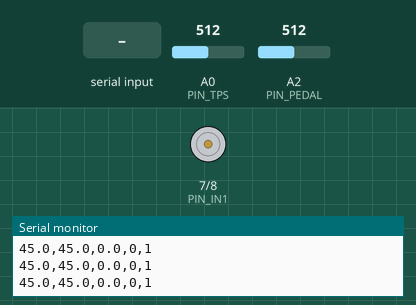
This sketch was run on a simulated Arduino Uno, built with avr-gcc and run on an emulated ATmega328P. Parts: motor-driver pin pairs drawn as motors (green arrow = first pin HIGH = forward, orange = second pin HIGH = backward, longer = more drive, scaled by the enable pin), the last lines printed to the serial monitor. Inputs (shaded band) come from the test bench; at power-on: A0 (PIN_TPS) = 512, A2 (PIN_PEDAL) = 512.

Above: at 1.2 s.
1.3 s: A0 (PIN_TPS) set to 552
At 2.4 s:
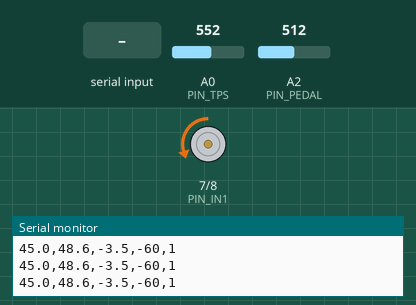
2.8 s: A2 (PIN_PEDAL) set to 537
At 3.1 s:
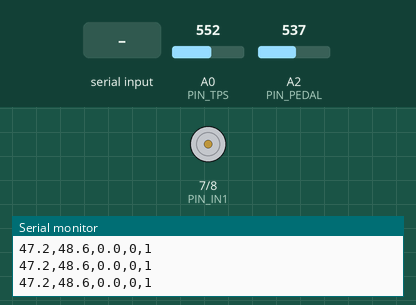
4.3 s: A0 (PIN_TPS) set to 900
At 5.5 s:
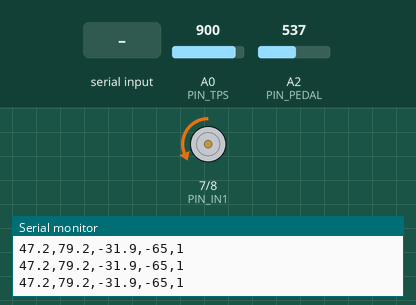
7.3 s: "M0\n" received over Serial
At 8.3 s:
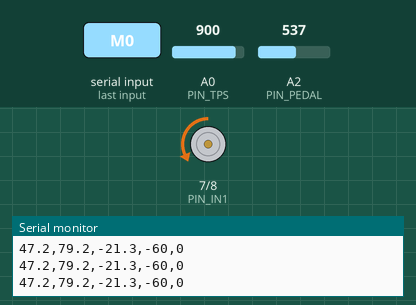
8.8 s: A0 (PIN_TPS) set to 306
At 9.3 s:
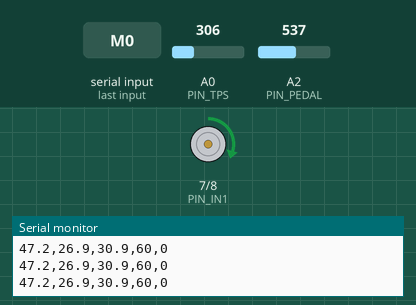
11.8 s: A2 (PIN_PEDAL) set to 122
Timing chart, 0 to 14.8 s (numbered marks = the images above; inputs shaded):
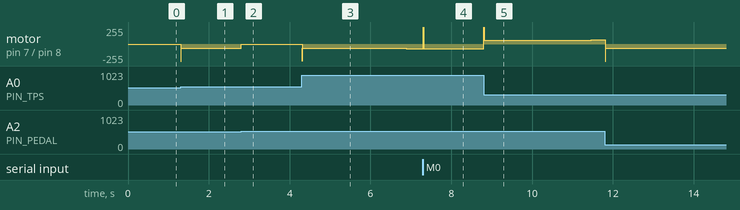

The sketch:

throttle_control.ino
```cpp
#include <math.h> // For log & sqrt used in ECO/SPORT curves

// ── Pin Definitions (Not final!!!, Validate them with waly) ────────────────────────────────────────────────
const int PIN_PEDAL = A2;
const int PIN_TPS   = A0;
const int PIN_ENA   = 9;
const int PIN_IN1   = 7;
const int PIN_IN2   = 8;

// ── Drive Modes ────────────────────────────────────────────────────
enum DriveMode { ECO = 0, NORMAL = 1, SPORT = 2 }; //so that it appears Current Mode = Mode not 0,1,2 on python
DriveMode currentMode = NORMAL;

// ── PID Tuning (Not final, essam will tune them on MATLAB) ──────────────────────────────────────────────────────
float Kp = 2.0;  //float is better than define so that I can send tuning commands over Serial directly in python
float Ki = 0.05;
float Kd = 0.8;
float integral      = 0.0; //accumulates error × dt every cycle
float previousError = 0.0; //calculate the derivative: (currentError - previousError) / dt
unsigned long lastTime = 0; // stores the timestamp of the last loop execution in milliseconds

// ── Config ─────────────────────────────────────────────────────────
const int   PWM_MIN        = 60;    //below this generates a magnetic field that isn't strong enough to move the shaft
const int   PWM_MAX        = 255;
const float ERROR_DEADBAND = 2.0;   //So that sensor error is not accounted for
const int   LOOP_MS        = 10;    //100Hz
const float INTEGRAL_LIMIT = 100.0; //integral term cap
const float IDLE_CRACK_DEG = 5.0;   //Running engines throttle doesnt' drop to zero to protect the throttle body mechanically

// ──────────────────────────────────────────────────────────────────
void setup() {
  pinMode(PIN_ENA, OUTPUT);
  pinMode(PIN_IN1, OUTPUT);
  pinMode(PIN_IN2, OUTPUT);
  motorStop();

  Serial.begin(115200);
  Serial.setTimeout(10); // FIX: prevent readStringUntil from blocking the PID loop for up to 1000ms
  Serial.println("pedal,tps,error,pwm,mode");
  lastTime = millis();
}


void loop() {
// ── Read incoming mode and tuning commands from GUI ────────────────────────
  if (Serial.available()) {
    String cmd = Serial.readStringUntil('\n');
    cmd.trim();

    // Process Drive Mode Changes
    if      (cmd == "M0") currentMode = ECO;
    else if (cmd == "M1") currentMode = NORMAL;
    else if (cmd == "M2") currentMode = SPORT;

    // Process Live Tuning Packets (Expected Format: "T2.5,0.05,0.8")
    else if (cmd.startsWith("T")) {
      String values = cmd.substring(1); // Strip the 'T' header

      int firstComma  = values.indexOf(',');
      int secondComma = values.indexOf(',', firstComma + 1);

      if (firstComma != -1 && secondComma != -1) {
        float newKp = values.substring(0, firstComma).toFloat();
        float newKi = values.substring(firstComma + 1, secondComma).toFloat();
        float newKd = values.substring(secondComma + 1).toFloat();

        // FIX: reject zero or negative gains — they invert or kill the control law
        if (newKp > 0.0 && newKi >= 0.0 && newKd >= 0.0) {
          Kp = newKp;
          Ki = newKi;
          Kd = newKd;
          // Flush historical error memory to prevent sudden integral spikes
          integral = 0.0;
        }
      }
    }
  }

  unsigned long now = millis();
  // FIX: use unsigned subtraction so millis() rollover (~49.7 days) is handled correctly
  float dt = (float)(now - lastTime) / 1000.0;
  if (dt < LOOP_MS / 1000.0) return;
  lastTime = now;

  float pedalDeg = analogRead(PIN_PEDAL) * (90.0 / 1023.0); //Multiplying by 90.0/1023.0 maps that to 0–90 degrees
  float tpsDeg   = analogRead(PIN_TPS)   * (90.0 / 1023.0);

  float targetDeg = computeTarget(pedalDeg, currentMode);
  if (targetDeg < IDLE_CRACK_DEG) targetDeg = IDLE_CRACK_DEG;

  float error = targetDeg - tpsDeg;

  if (abs(error) < ERROR_DEADBAND) {
    motorStop();
    integral = 0;
    previousError = error;
    logSerial(pedalDeg, tpsDeg, 0, 0);
    return;
  }

  integral += error * dt;
  integral  = constrain(integral, -INTEGRAL_LIMIT, INTEGRAL_LIMIT);

  float derivative = (error - previousError) / dt;
  previousError = error;

  float output = (Kp * error) + (Ki * integral) + (Kd * derivative);

  int pwm = constrain((int)abs(output), 0, PWM_MAX);
  if (pwm > 0 && pwm < PWM_MIN) pwm = PWM_MIN;

  if      (output > 0) motorForward(pwm);
  else if (output < 0) motorReverse(pwm);
  else                 motorStop();

  logSerial(pedalDeg, tpsDeg, error, (output > 0 ? pwm : -pwm));
}

// ──────────────────────────────────────────────────────────────────
float computeTarget(float pedalDeg, DriveMode mode) {
  float p = pedalDeg / 90.0;

  switch (mode) {
    case ECO:    return 90.0 * (log(1.0 + p * (M_E - 1.0))); //natural log curve, small pedal inputs give even smaller throttle responses
    case NORMAL: return pedalDeg; //1:1 linear
    case SPORT:  return 90.0 * sqrt(p); // Square root grows very fast near zero then slows so the first 30% of pedal travel opens 55% of the valve.
  }
  return pedalDeg;
}

// ── Motor Control ──────────────────────────────────────────────────
void motorForward(int pwm) {
  digitalWrite(PIN_IN1, HIGH);
  digitalWrite(PIN_IN2, LOW);
  analogWrite(PIN_ENA, pwm);
}

void motorReverse(int pwm) {
  digitalWrite(PIN_IN1, LOW);
  digitalWrite(PIN_IN2, HIGH);
  analogWrite(PIN_ENA, pwm);
}

void motorStop() {
  digitalWrite(PIN_IN1, LOW);
  digitalWrite(PIN_IN2, LOW);
  analogWrite(PIN_ENA, 0);
}

// ── Serial Output ──────────────────────────────────────────────────
void logSerial(float pedal, float tps, float error, int pwm) {
  Serial.print(pedal, 1);   Serial.print(",");
  Serial.print(tps, 1);     Serial.print(",");
  Serial.print(error, 1);   Serial.print(",");
  Serial.print(pwm);        Serial.print(",");
  Serial.println(currentMode);
}
```

Measured:
- the behaviour switches between 534 and 535 on A0 (PIN_TPS) (found by bisection; images 0 and 1)
- the behaviour switches between 529 and 530 on A2 (PIN_PEDAL) (found by bisection; images 1 and 2)
- after the input at 1.3 s, motor on pin 7 (PIN_IN1) / pin 8 (PIN_IN2): stopped → backward 60/255 at once
- after the input at 2.8 s, motor on pin 7 (PIN_IN1) / pin 8 (PIN_IN2): backward 60/255 → stopped at once
- after the input at 4.3 s, motor on pin 7 (PIN_IN1) / pin 8 (PIN_IN2): moves from stopped to backward 68/255 over 2.6 s, starting at once
- after the input at 7.3 s, motor on pin 7 (PIN_IN1) / pin 8 (PIN_IN2): backward 68/255 → forward 255/255 at once, → backward 68/255 0.01 s later
- after the input at 8.8 s, motor on pin 7 (PIN_IN1) / pin 8 (PIN_IN2): backward 68/255 → forward 60/255 at once, → forward 61/255 2.7 s later
